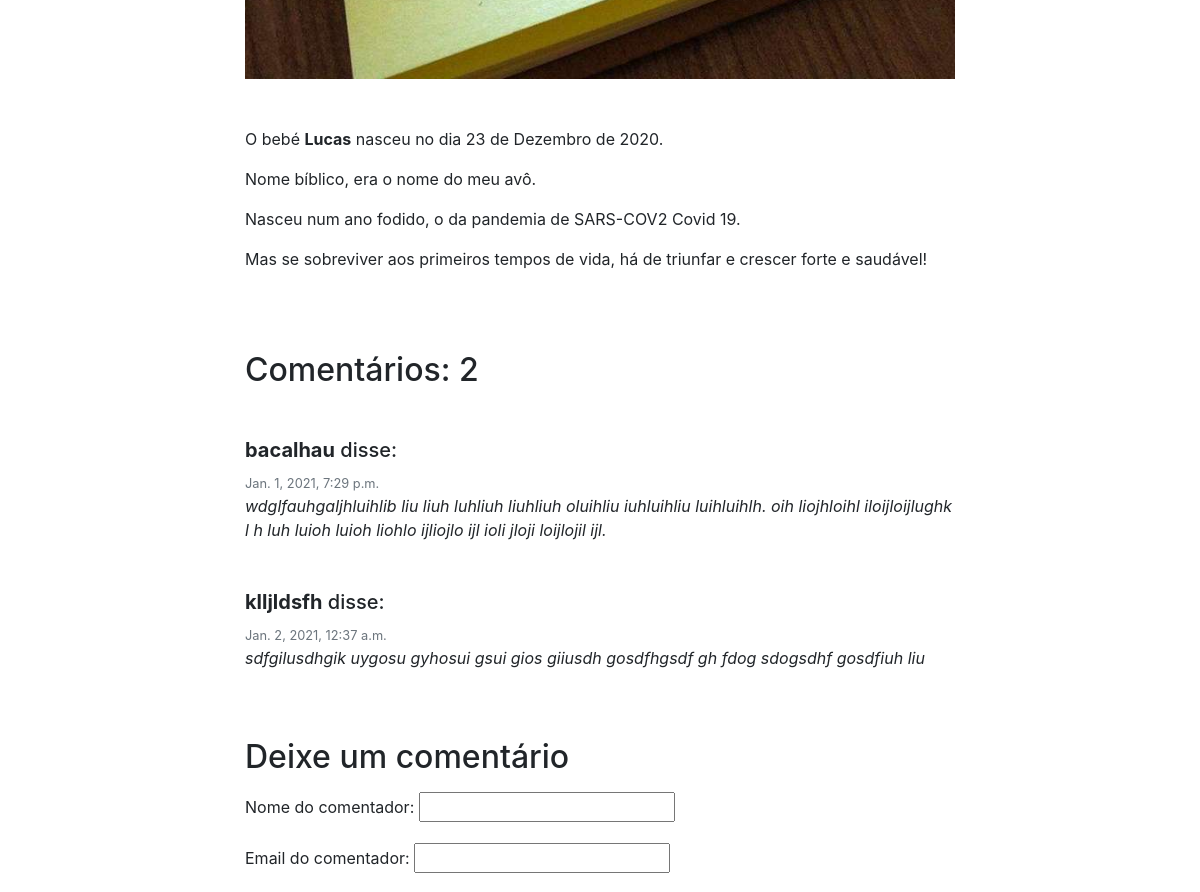
The page /post/2 (middle part) on the database as committed earlier.
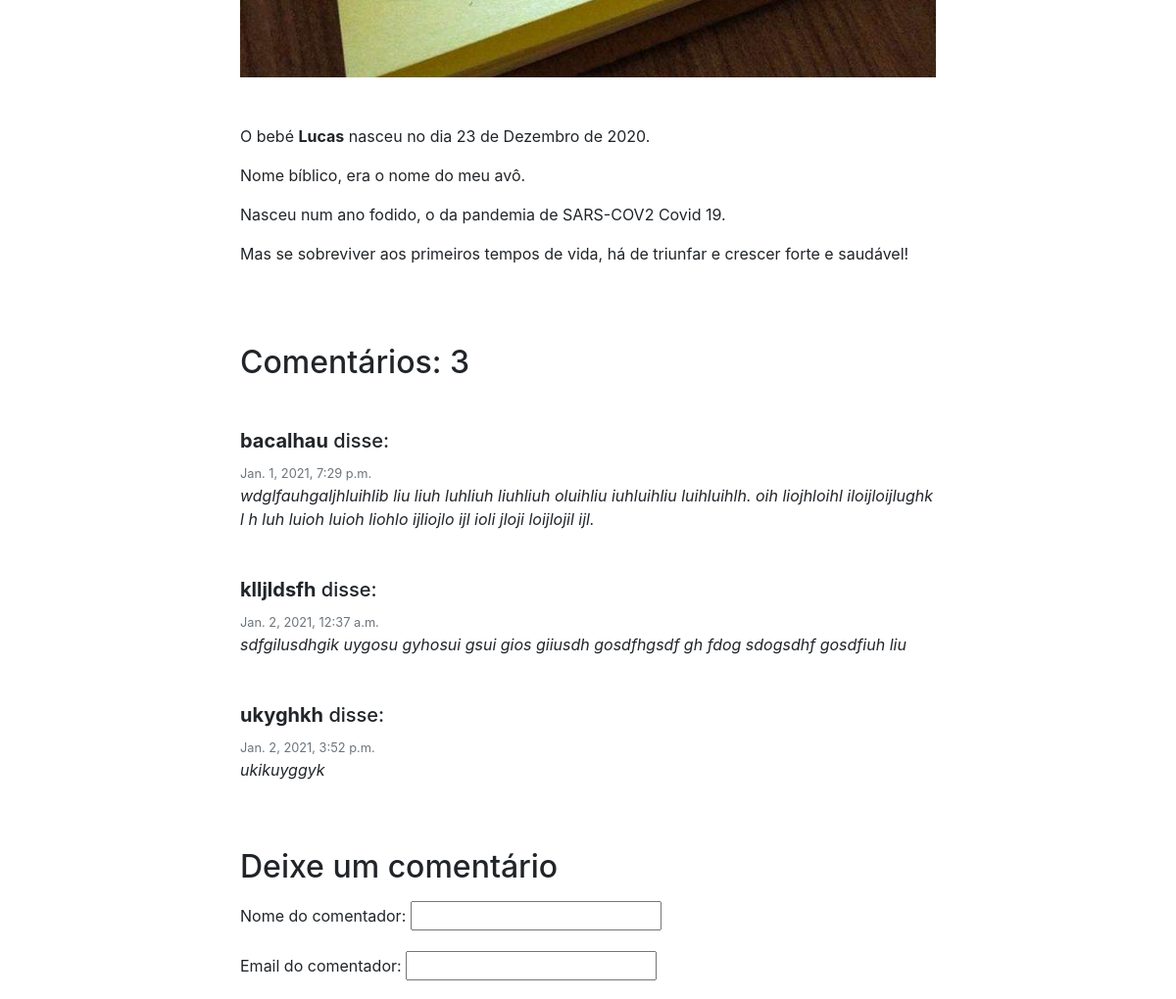
The same page on the database as committed later.
### comentarios/models.py (models this page shows, shortened)
class Comentario(models.Model):
    nome_comentario = models.CharField('Nome do comentador', max_length=150)
    email_comentario = models.EmailField('Email do comentador')
    comentario = models.TextField('Comentário')
    post_comentario = models.ForeignKey(Post, on_delete=models.CASCADE, verbose_name='Post')
    utilizador_comentario = models.ForeignKey(User, on_delete=models.DO_NOTHING, blank=True, null=True)
    data_comentario = models.DateTimeField('Data do comentário', default=timezone.now())
    publicado_comentario = models.BooleanField(default=False)

### posts/views.py (the view, shortened to what this page needs)
# urls.py: path('post/<int:pk>', views.PostDetalhes.as_view(), name='post_detalhes'),
class PostDetalhes(View):
    template_name = 'posts/post_detalhe.html'
    def setup(self, request, *args, **kwargs):
        super().setup(request, *args, **kwargs)
        pk = self.kwargs.get('pk')
        post = get_object_or_404(Post, pk=pk, publicado_post=True)
        self.conteudo = {
            'post': post,
            'comentarios': Comentario.objects.filter(post_comentario=post, publicado_comentario=True),
            'form': FormComentario(request.POST or None)
        }
    def get(self, request, *args, **kwargs):
        return render(request, self.template_name, self.conteudo)

### comentarios/forms.py (shortened to what this page needs)
class FormComentario(ModelForm):
    class Meta:
        model = Comentario
        fields = ('nome_comentario', 'email_comentario', 'comentario', )

### categorias/models.py (called while the page is built)
    def __str__(self):
        return self.nome

### posts/templates/posts/post_detalhe.html (shortened to what this page needs)
{% extends 'base.html' %}
{% block conteudo %}
<div class="container">
    <div class="row pt-5">
        <div class="col-xl"></div>
        <div class="col-xl-8">
        {% if post.imagem_post %}
            <img class="img-fluid pb-5 " src="{{ post.imagem_post.url }}" alt="{{ post.titulo_post }}">
        {% endif %}
            {{ post.conteudo_post|safe }}
        </div>
        <div class="col-xl"></div>
    </div>
    {% if comentarios %}
    <div class="row pt-5">
        <div class="col-xl"></div>
        <div class="col-xl-8">
            <h2 class="my-3">Comentário{{ comentarios|pluralize }}: {{ comentarios.count }}</h2>
            {% for comentario in comentarios %}
            <h5 class="mb-2 mt-5"><strong>{{ comentario.nome_comentario }}</strong> disse:</h5>
            <small class="text-muted">{{ comentario.data_comentario }}</small>
            <p class="mb-1"><i>{{ comentario.comentario }}</i></p>
            {% endfor %}
        </div>
        <div class="col-xl"></div>
    </div>
    {% endif %}
    <div class="row pt-5">
        <div class="col-xl"></div>
        <div class="col-xl-8">
            <h2 class="my-3">Deixe um comentário</h2>
            <form method="POST" action="">
                {% for visivel in form.visible_fields %}
                <p>
                {{ visivel.label_tag }}
                {{ visivel }}
                </p>
                {% endfor %}
                <br>
                <input id="envia_comentario" type="submit" class="btn btn-primary" value="Enviar"><br>
            </form>
            <br>
        </div>
        <div class="col-xl"></div>
    </div>
</div>
{% endblock %}

Rows that differ between the two databases and show on the page:
added Comentario: nome_comentario "ukyghkh", data_comentario "Jan. 2, 2021, 3:52 p.m.", comentario "ukikuyggyk"
Other text that changed with them:
{{ comentarios.count }}: "2" → "3"
